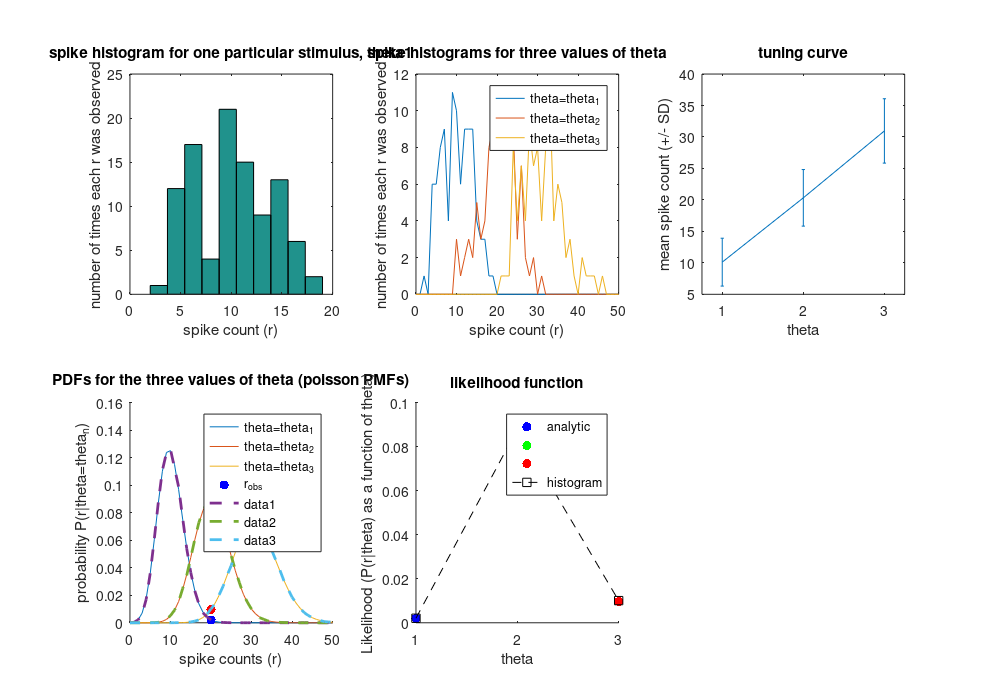

Source code (MATLAB):
% Simple tutorial on the likelihood function as it pertains to neural decoding.
% Here there is just one neuron and 3 stimuli, but can be extended as needed.
%   - C. Fetsch, Oct.2011

% HOW TO USE:
% 1) First time around, run step by step (i.e., "Run Section" one at a time)
% while reading the comments.
% 2) Next, try uncommenting line 21 or 22 and run whole script again to test
% a different tuning curve


%% 1) present an identical stimulus (theta=theta1) many times and count spikes

clear all; close all;
% The spike count, r, is a random variable with some distribution,
% known as the probability density function (PDF) P(r|theta=theta1)
% (more accurately the probability mass function, since r is discrete).
% This distribution is what we are estimating by presenting a stimulus many times.

%%% ignore these for the first pass; then try uncommenting each and re-running:
% tc = [20 30 7]; r_obs = 23; % peaked tuning w/ linear likelihood function (same as default)
tc = [10 20 30]; r_obs = 20; % linear tuning w/ peaked likelihood function (alternate)

addedNoise = 0; % another thing you can play with


theta = 1; % arbitrarily call theta1 "1" on the theta axis
for n = 1:100 % 100 trials (the loop is unnecessary, but serves to emphasize these are sequential measurements)
    % assume a Poisson process, but NOTE: this assumption normally does NOT 
    % come first, before the measurements.  It's only necessary in a simulation.
    if ~exist('tc','var')
        r(n,theta) = poissrnd(20) + addedNoise; % 20 is arbitrary, it's just the mean response that theta1 happens to elicit
    else
        r(n,theta) = poissrnd(tc(theta));
    end
end
% r(:,theta) = poissrnd(20,100,1);

figure(1); set(gcf, 'Color', [1 1 1], 'Position', [200 200 1000 700], 'PaperPositionMode', 'auto'); hold on
subplot(2,3,1);
hist(r(:,theta));
xlabel('spike count (r)');
ylabel('number of times each r was observed');
title('spike histogram for one particular stimulus, theta1')


%% 2) repeat for a couple other values of theta

% These are separate and independent; don't try to link them in any way (yet)

theta = 2;
for n = 1:100
    if ~exist('tc','var')
        r(n,theta) = poissrnd(30) + addedNoise; % 30 is arbitrary
    else
        r(n,theta) = poissrnd(tc(theta));
    end
end
theta = 3;
for n = 1:100
    if ~exist('tc','var')
        r(n,theta) = poissrnd(7) + addedNoise; % 7 is arbitrary
    else
        r(n,theta) = poissrnd(tc(theta)); 
    end
end

subplot(2,3,2);
x_r = 0:1:50; % bin centers for counting spikes (histogram)
h = histc(r,x_r);
plot(x_r,h); legend('theta=theta_1','theta=theta_2','theta=theta_3')
xlabel('spike count (r)');
ylabel('number of times each r was observed');
title('spike histograms for three values of theta');


%% 3) plot the mean response as a function of theta, i.e. the tuning curve

tc = mean(r); % tuning curve
subplot(2,3,3);
errorbar([1 2 3], mean(r), std(r));
set(gca, 'Xtick', [1 2 3]);
xlim([0.75 3.25]);
xlabel('theta');
ylabel('mean spike count (+/- SD)');
title('tuning curve');


%% 4) now ask, given one particular observed response, what is the likelihood of each theta?

% First we need to have run enough trials to get some idea of the shape of the PDFs
% (here, let's say we have reason to believe they fit a Poisson distribution).
% This is an important step! Technically you cannot* compute the likelihood
% unless you have a parametric model of P(r|theta).

% % % P(model | data ) ~= [P(data | model) * P(model)] / P(data

% *(However, you can use the 'histogram' method (see below),
%   but typically this requires too much data to be practical)

subplot(2,3,4); hold on;
x_r = 0:50; % bin centers for counting spikes (histogram)
for t = 1:3
    r_model(:,t) = poisspdf(0:50,tc(t));
end

xlabel('spike counts (r)');
ylabel('probability P(r|theta=theta_n)');
title('PDFs for the three values of theta (poisson PMFs)');
plot(x_r,r_model);

if ~exist('r_obs','var')
    r_obs = 23; % the observation (a spike count)
end

% Where does our observation lie on these PMFs?  Plot each as a colored dot:
plot(r_obs, r_model(x_r==r_obs,1), 'b.', 'MarkerSize', 20); % theta1
plot(r_obs, r_model(x_r==r_obs,2), 'g.', 'MarkerSize', 20); % theta2
plot(r_obs, r_model(x_r==r_obs,3), 'r.', 'MarkerSize', 20); % theta3
legend('theta=theta_1','theta=theta_2','theta=theta_3', 'r_o_b_s')


% histogram method
for t = 1:3
    r_hist(:,t) = poissrnd(tc(t),100000,1); % make many fake trials at each theta
end
h = histc(r_hist,x_r) / 100000; % change histogram to probability
plot(x_r,h,'--','LineWidth',2);



%% Misc notes:

% Assuming we have enough trials, these points of intersection correspond to the values of the
% _likelihood function_, the (relative) probability of each possible value of theta, given the observed r

% *In words, this sounds like it should be written P(theta|r=r_obs), but nobody writes it this way, 
% probably to avoid confusion with the posterior.
% The posterior density P(theta|r) is a probability distribution whereas the likelihood (P(r|theta)) is not.
% It is composed of values taken from several independent probability distributions (the colored dots), and so 
% it generally does not sum to 1.

% Of course, the posteror P(theta|r) also depends on the prior, P(theta),
% by Bayes' rule -- but we don't need to deal with either of those here.


%% 5) plot the likelihood function (P(r|theta) as a function of theta, fixing r)

% Since our noise model is Poisson, we know the equation for P(r|theta)
for t=1:3
    L(t) = exp(-tc(t))*tc(t)^(r_obs) / factorial(r_obs); % "analytic" likelihood (from Poisson PMF equation)
    Lh(t) = h(x_r==r_obs,t); % "histogram-based" likelihood, as in step 4 above
end

subplot(2,3,5); hold on;
plot(1,L(1),'b.','MarkerSize',20);
plot(2,L(2),'g.','MarkerSize',20);
plot(3,L(3),'r.','MarkerSize',20);
plot([1 2 3], Lh, 'ks--');  % Note the overlap between histogram and analytic methods (sanity check)
set(gca, 'Xtick', [1 2 3]);
xlabel('theta');
ylabel('Likelihood (P(r|theta) as a function of theta)');
title('likelihood function');
legend('analytic','','','histogram');

%********
% Note that the likelihood looks nothing like the tuning curve, even though
% they both are functions of theta. The mapping between them depends on the
% noise model (e.g. Poisson) and the observed response relative to the 
% tuning curve.
%********


